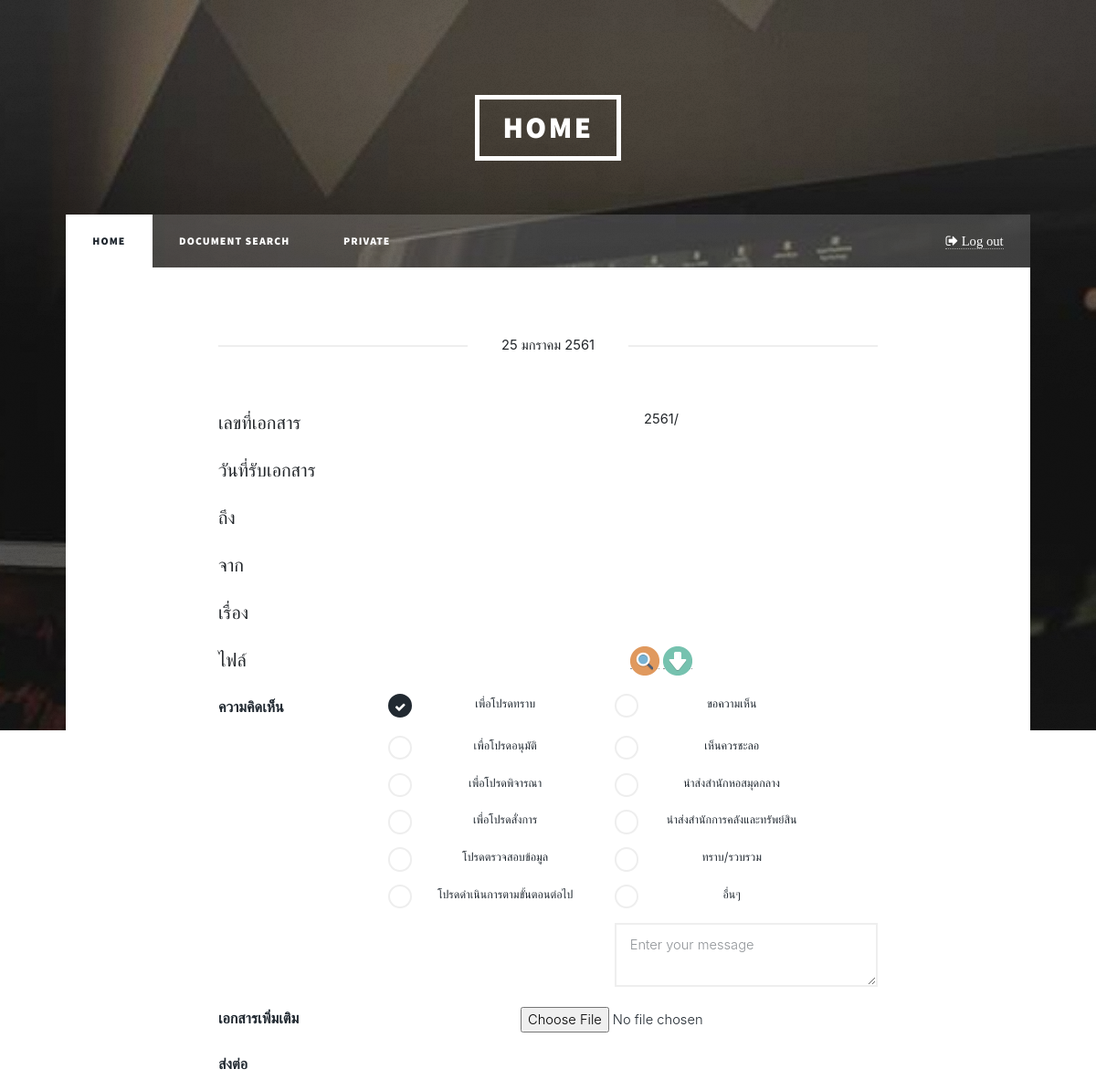
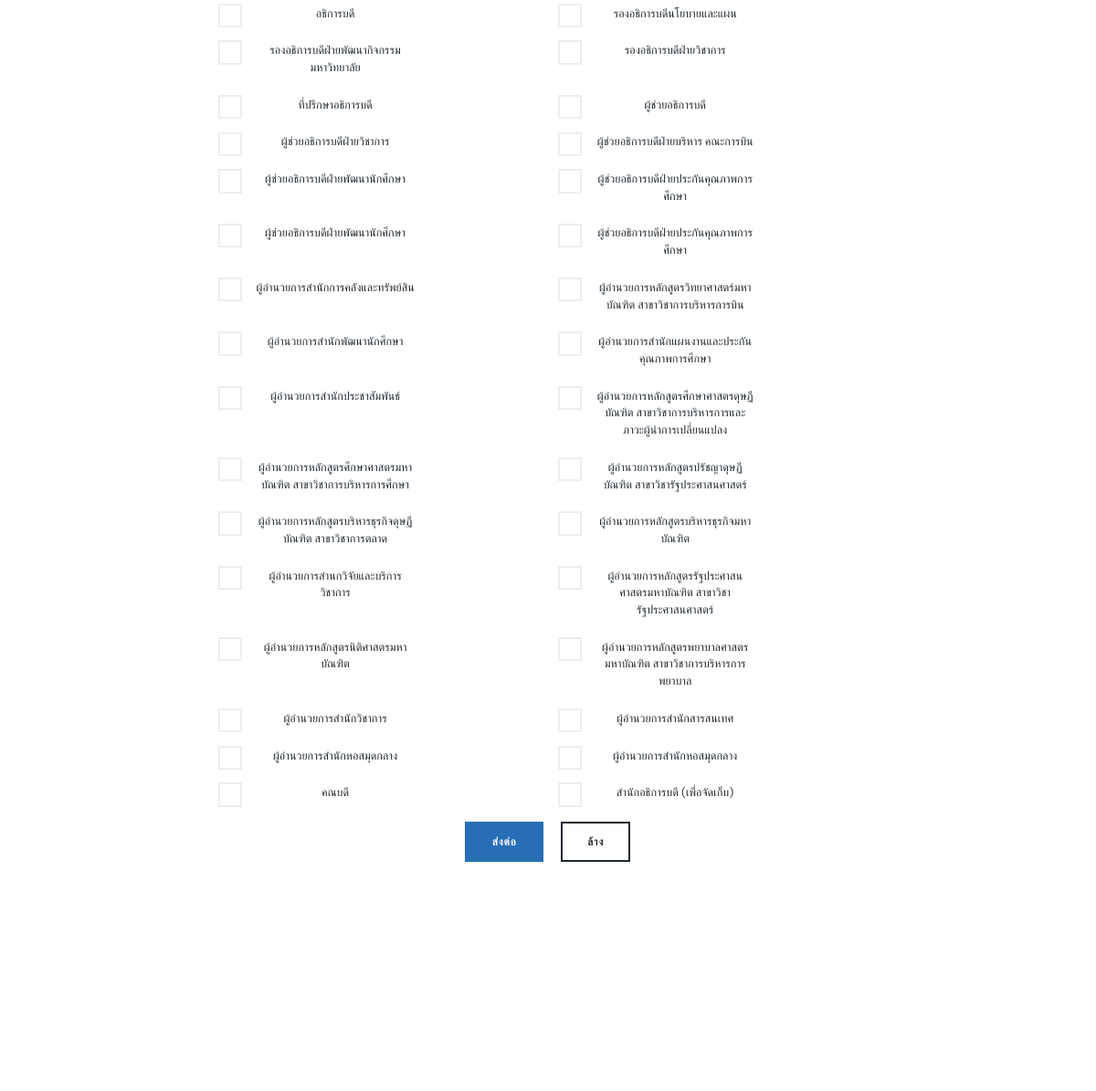
Screenshot of /user5/accessDocument.php (signed in) with the database file from the repository (2 pictures, top to bottom).
### tables this page shows
CREATE TABLE `positionuser` (
  `positionId` int(11) UNSIGNED NOT NULL,
  `positionName` varchar(300) NOT NULL
);

### connect.php (called while the page is built, shortened)
<?php
	$months=array(  "0"=>"", "01"=>"มกราคม", "02"=>"กุมภาพันธ์", "03"=>"มีนาคม", "04"=>"เมษายน", "05"=>"พฤษภาคม", "06"=>"มิถุนายน", "07"=>"กรกฎาคม", "08"=>"สิงหาคม", "09"=>"กันยายน", "10"=>"ตุลาคม",  "11"=>"พฤศจิกายน",  "12"=>"ธันวาคม"
		);
	$date = date('j');
	$m = date('m');
	$month = $months[$m];
	$year = date('Y')+543;
?>

### user5/accessDocument.php (the view, shortened to what this page needs)
<?php
include "../connect.php";
$documentId = $_GET['documentId'];
$qpro= "SELECT * FROM document WHERE documentId = '$documentId' ORDER BY documentTime DESC";
$respro = mysqli_query($link,$qpro);
$rowpro = mysqli_fetch_array($respro,MYSQLI_ASSOC);
$sq =  "SELECT * FROM positionuser";
$resulti = mysqli_query($link,$sq);
if($_SESSION['ses_Id'] ==""){
	header("Location: ../login.php");
	die();
} else if($_SESSION['status'] != 5){
	header("Location: ../logout.php");
	die();
}else{
	?>
	<!DOCTYPE HTML>
	<html>
	<head>
		<link rel="stylesheet" href="../assets/css/main.css" />
		<link href="../assets/css/freelancer.min.css" rel="stylesheet">
		<link href="../assets/css/bootstrap.min.css" rel="stylesheet">
	</head>
	<body class="is-loading">
		<div id="wrapper" class="fade-in">
			<header id="header">
				<a href="index.php" class="logo">Home</a>
			</header>
			<nav id="nav">
				<ul class="links">
					<li class="active"><a href="../user5/index.php">Home</a></li>
					<li><a href="../user5/Document.php">Document search</a></li>
					<li><a href="../user5/private.php?userId=<?php echo $_SESSION['ses_userId']?>">private</a></li>
				</ul>
				<ul class="icons">
					<li><a href="../logout.php" class="fa fa-sign-out"><span class="label"> Log out</span></a></li>
				</ul>
			</nav>
			<div id="main" >
				<article class="post featured">
					<div class="container">
						<div class="row">
							<div class="col-lg-10 mx-auto">
								<div class="modal-body">
									<header class="major">
										<span class="date"><?php echo "$date $month $year";?></span>
									</header>
									<form method="post" action="../accessDocument.php?userId=<?php echo $_SESSION['ses_userId'] ?>" enctype="multipart/form-data" class="alt">
										<div class="row uniform">
											<div class="4u 12u$(xsmall)">
												<p for="documentId">เลขที่เอกสาร</p>
											</div>
											<div class="8u 12u$(xsmall)">
												<?php echo "$year/";?><span name="documentId" id="documentId" ><?php echo $rowpro['documentId']; ?></span>
											</div>
											<div class="4u 12u$(xsmall)">
												<p for="documentTime">วันที่รับเอกสาร</p>
											</div>
											<div class="8u 12u$(xsmall)">
											</div>
											<div class="4u 12u$(xsmall)">
												<p for="statusName">ถึง</p>
											</div>
											<div class="8u 12u$(xsmall)">
											</div>
											<div class="4u 12u$(xsmall)">
												<p for="fromName">จาก</p>
											</div>
											<div class="8u 12u$(xsmall)">
											</div>
											<div class="4u 12u$(xsmall)">
												<p for="documentName">เรื่อง</p>
											</div>
											<div class="8u 12u$(xsmall)">
											</div>
											<div class="4u 12u$(xsmall)">
												<p for="attachment">ไฟล์</p>
											</div>
											<div class="8u 12u$(xsmall)">
												<a href="../view.php?id=<?php echo $rowpro['documentId'] ?>" target="_blank"><img src="../images/view.png" title="เปิด"
												width="32" height="32"></a>
												<a href="../download.php?id=<?php echo $rowpro['documentId'] ?>" target="iframe"><img src="../images/arw-down.png" title="ดาวน์โหลด" width="32" height="32"></a>
											</div>
											<div class="3u 12u$(small)"><b>ความคิดเห็น </b></div>
											<div class="4u 12u$(small)">
												<label for="Attention">เพื่อโปรดทราบ</label>
											</div>
											<div class="5u 12u$(small)">
												<label for="Ask_Opinion">ขอความเห็น</label>
											</div>
											<div class="3u 12u$(small)"></div>
											<div class="4u 12u$(small)">
												<label for="To_Approve">เพื่อโปรดอนุมัติ</label>
											</div>
											<div class="5u 12u$(small)">
												<label for="Should_Slow">เห็นควรชะลอ</label>
											</div>
											<div class="3u 12u$(small)"></div>
											<div class="4u 12u$(small)">
												<label for="For_Consider">เพื่อโปรดพิจารณา</label>
											</div>
											<div class="5u 12u$(small)">
												<label for="Send_Cen_Lib">นำส่งสำนักหอสมุดกลาง</label>
											</div>
											<div class="3u 12u$(small)"></div>
											<div class="4u 12u$(small)">
												<label for="For_command">เพื่อโปรดสั่งการ</label>
											</div>
											<div class="5u 12u$(small)">
												<label for="Send_Finance_and_Property">นำส่งสำนักการคลังและทรัพย์สิน</label>
											</div>
											<div class="3u 12u$(small)"></div>
											<div class="4u 12u$(small)">
												<label for="Check_Info">โปรดตรวจสอบข้อมูล</label>
											</div>
											<div class="5u 12u$(small)">
												<label for="Gather" >ทราบ/รวบรวม</label>
											</div>
											<div class="3u 12u$(small)"></div>
											<div class="4u 12u$(small)">
												<label for="Next_Step">โปรดดำเนินการตามขั้นตอนต่อไป</label>
											</div>
											<div class="5u 12u$(small)">
												<label for="Other">อื่นๆ</label>
											</div>
											<div class="3u 12u$(small)"></div>
											<div class="4u 12u$(small)"></div>
											<div class="5u 12u$(small)">
												<textarea name="accessAaction" id="Message" placeholder="Enter your message" rows="2"></textarea>
											</div>
											<div class="4u 12u$(small)"><b>เอกสารเพิ่มเติม  </b></div>
											<div class="8u 12u$(small)"><span><input type="file" name="accessAttachment" accept="images/*"></span></div>
											<div class="12u 12u$(small)"><b>ส่งต่อ  </b></div>
											<?php
											while ($row = mysqli_fetch_array($resulti,MYSQLI_ASSOC)) {
												?>
													<div class="6u$ 12u$(small) ">
													<label for="positionId[<?php echo $row['positionId'];?>]"><?php echo $row['positionName'];?></label>
												</div>
													<?php }
													?>
													<div class="12u$">
														<ul class="actions">
															<li>
																<input type="submit" value="ส่งต่อ " class="special" /></li>
																<li><input type="reset" value="ล้าง" /></li>
															</ul>
														</div>
													</div>
												</form>
												<footer>
													<p>
													</p>
												</footer>
											</div>
										</div>
									</div>
								</div>
							</article>
						</div>
						<div id="copyright">
							<ul><li>&copy; Untitled</li><li>By: <a href="#">Foremost & Kwang</a></li></ul>
						</div>
					</div>
				</body>
				</html>
				<?php  }
				?>

### rows the page displays
positionuser: positionName "อธิการบดี"
positionuser: positionName "รองอธิการบดีนโยบายและแผน"
positionuser: positionName "รองอธิการบดีฝ่ายพัฒนากิจกรรมมหาวิทยาลัย"
positionuser: positionName "รองอธิการบดีฝ่ายวิชาการ"
positionuser: positionName "ที่ปรึกษาอธิการบดี"
positionuser: positionName "ผู้ช่วยอธิการบดี"
positionuser: positionName "ผู้ช่วยอธิการบดีฝ่ายวิชาการ"
positionuser: positionName "ผู้ช่วยอธิการบดีฝ่ายบริหาร คณะการบิน"
positionuser: positionName "ผู้ช่วยอธิการบดีฝ่ายพัฒนานักศึกษา"
positionuser: positionName "ผู้ช่วยอธิการบดีฝ่ายประกันคุณภาพการศึกษา"
positionuser: positionName "ผู้ช่วยอธิการบดีฝ่ายพัฒนานักศึกษา"
positionuser: positionName "ผู้ช่วยอธิการบดีฝ่ายประกันคุณภาพการศึกษา"
positionuser: positionName "ผู้อำนวยการสำนักการคลังและทรัพย์สิน"
positionuser: positionName "ผู้อำนวยการหลักสูตรวิทยาศาสตร์มหาบัณฑิต สาขาวิชาการบริหารการบิน"
positionuser: positionName "ผู้อำนวยการสำนักพัฒนานักศึกษา"
positionuser: positionName "ผู้อำนวยการสำนักแผนงานและประกันคุณภาพการศึกษา"
positionuser: positionName "ผู้อำนวยการสำนักประชาสัมพันธ์"
positionuser: positionName "ผู้อำนวยการหลักสูตรศึกษาศาสตรดุษฏีบัณฑิต สาขาวิชาการบริหารการและภาวะผู้นำการเปลี่ยนแปลง"
positionuser: positionName "ผู้อำนวยการหลักสูตรศึกษาศาสตรมหาบัณฑิต สาขาวิชาการบริหารการศึกษา"
positionuser: positionName "ผู้อำนวยการหลักสูตรปรัชญาดุษฏีบัณฑิต สาขาวิชารัฐประศาสนศาสตร์"
positionuser: positionName "ผู้อำนวยการหลักสูตรบริหารธุรกิจดุษฏีบัณฑิต สาขาวิชาการตลาด"
positionuser: positionName "ผู้อำนวยการหลักสูตรบริหารธุรกิจมหาบัณฑิต"
positionuser: positionName "ผู้อำนวยการสำนกวิจัยและบริการวิชาการ"
positionuser: positionName "ผู้อำนวยการหลักสูตรรัฐประศาสนศาสตรมหาบัณฑิต สาขาวิชารัฐประศาสนศาสตร์"
positionuser: positionName "ผู้อำนวยการหลักสูตรนิติศาสตรมหาบัณฑิต"
positionuser: positionName "ผู้อำนวยการหลักสูตรพยาบาลศาสตรมหาบัณฑิต สาขาวิชาการบริหารการพยาบาล"
positionuser: positionName "ผู้อำนวยการสำนักวิชาการ"
positionuser: positionName "ผู้อำนวยการสำนักสารสนเทศ"
positionuser: positionName "ผู้อำนวยการสำนักหอสมุดกลาง"
positionuser: positionName "ผู้อำนวยการสำนักหอสมุดกลาง"
positionuser: positionName "คณบดี"
positionuser: positionName "สำนักอธิการบดี (เพื่อจัดเก็บ)"

### other values shown
$date "25"
$month "มกราคม"
$year "2561"
